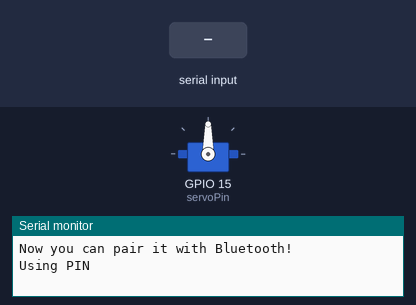
Recording of a sketch running on a simulated ESP32. On the bench: servo, the last lines printed to the serial monitor. Inputs (shaded band) come from the test bench. Nothing arrives over Bluetooth unless stated.

Above: at 1.2 s.
1.3 s: "sweep right" received over the second serial link
At 4.2 s:
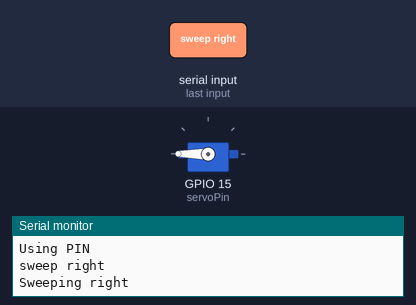
4.3 s: "Sweep right" received over the second serial link
At 5.45 s:
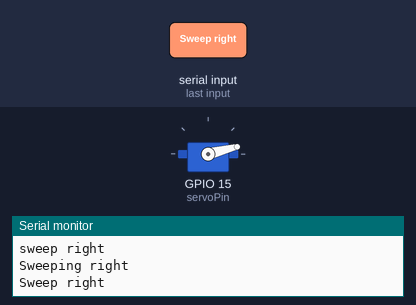
7.3 s: "sweep left" received over the second serial link
At 8.76 s:
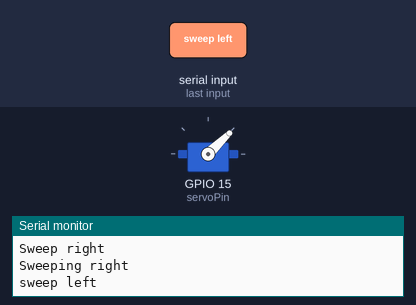
Timing chart, 0 to 11.6 s (numbered marks = the images above; inputs shaded):
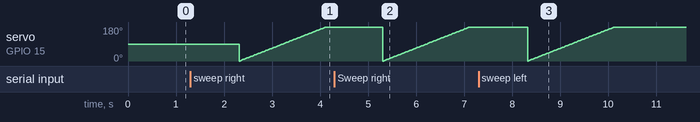

The sketch:

ESP32_bluetooth_Trainer.ino
```cpp
// Include the necessary libraries
#include "BluetoothSerial.h"
#include <ESP32Servo.h>

// Servo Object
Servo servo1;
#define servoPin 15

// Password
#define USE_PIN            // Comment this out to disable PIN use during pairing.
const char *pin = "1234";  // You can change this to a more secure PIN.

// Bluetooth Object
BluetoothSerial myBluetooth;
String device_name = "Embedded_Systems Trainer";
String incomingMessage = "";

// Checking if the Buetooth feature is available on the ESP32 board you're using
#if !defined(CONFIG_BT_ENABLED) || !defined(CONFIG_BLUEDROID_ENABLED)
#error Bluetooth is not enabled! Please run `make menuconfig` to and enable it
#endif

#if !defined(CONFIG_BT_SPP_ENABLED)
#error Serial Bluetooth not available or not enabled. It is only available for the ESP32 chip.
#endif

void setup() {
  Serial.begin(115200);
  myBluetooth.begin(device_name);  //Bluetooth device name
  Serial.printf("The device with name \"%s\" is started.\nNow you can pair it with Bluetooth!\n", device_name.c_str());
#ifdef USE_PIN
  myBluetooth.setPin(pin);
  Serial.println("Using PIN");
#endif
  servo1.attach(servoPin);
}  // end setup

void loop() {
  if (myBluetooth.available()) {
    incomingMessage = myBluetooth.readString();
    Serial.println(incomingMessage);

    if (incomingMessage == "sweep right" || incomingMessage == "Sweep right" || "r") {
      sweep_Right();
      Serial.println("Sweeping right");
      myBluetooth.println("Doing just that...");
    }  // end if

    else if (incomingMessage == "sweep left" || incomingMessage == "Sweep left" || incomingMessage == "l") {
      sweep_Left();
      Serial.println("Sweeping left");
      myBluetooth.println("Doing just that...");
    }  // end else if
  }    // end if
  delay(20);
}

void sweep_Right() {
  unsigned int p = 0;
  for (p = 0; p <= 180; p++) {
    servo1.write(p);
    delay(10);
  }  // end for
  incomingMessage = "";
}  // end sweep_Right

void sweep_Left() {
  unsigned int p = 180;
  for (p = 180; p >= 0; p--) {
    servo1.write(p);
    delay(10);
  }  // end for
  incomingMessage = "";
}  // end sweep_Left
```
